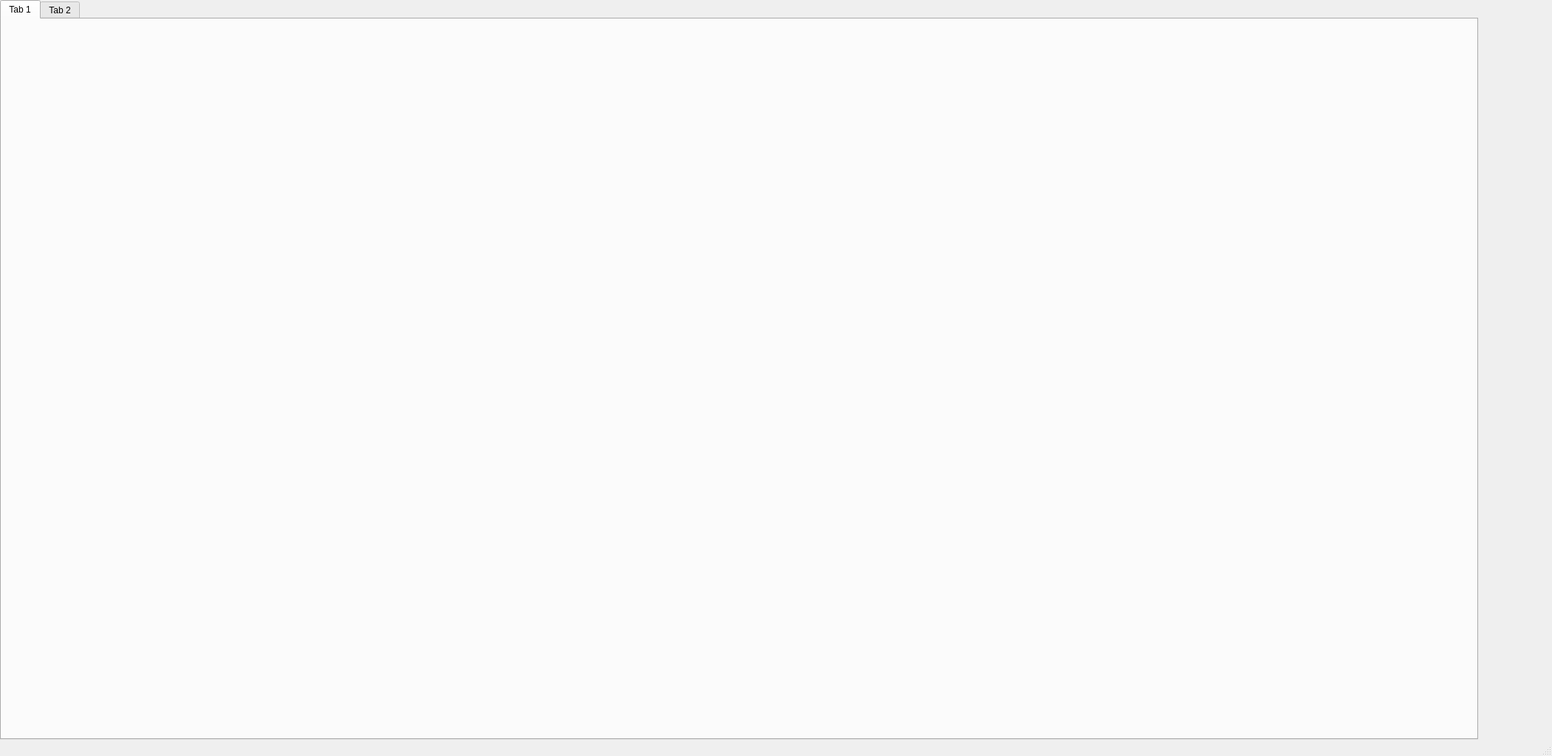
<?xml version="1.0" encoding="UTF-8"?>
<ui version="4.0">
 <class>MainWindow</class>
 <widget class="QMainWindow" name="MainWindow">
  <property name="geometry">
   <rect>
    <x>0</x>
    <y>0</y>
    <width>2100</width>
    <height>1023</height>
   </rect>
  </property>
  <property name="windowTitle">
   <string>MainWindow</string>
  </property>
  <widget class="QWidget" name="centralwidget">
   <widget class="QTabWidget" name="tabWidget">
    <property name="geometry">
     <rect>
      <x>0</x>
      <y>0</y>
      <width>2000</width>
      <height>1001</height>
     </rect>
    </property>
    <property name="currentIndex">
     <number>0</number>
    </property>
    <widget class="QWidget" name="tab">
     <attribute name="title">
      <string>Tab 1</string>
     </attribute>
    </widget>
    <widget class="QWidget" name="tab_2">
     <attribute name="title">
      <string>Tab 2</string>
     </attribute>
    </widget>
   </widget>
  </widget>
  <widget class="QMenuBar" name="menubar">
   <property name="geometry">
    <rect>
     <x>0</x>
     <y>0</y>
     <width>2100</width>
     <height>18</height>
    </rect>
   </property>
  </widget>
  <widget class="QStatusBar" name="statusbar"/>
 </widget>
 <resources/>
 <connections/>
</ui>
